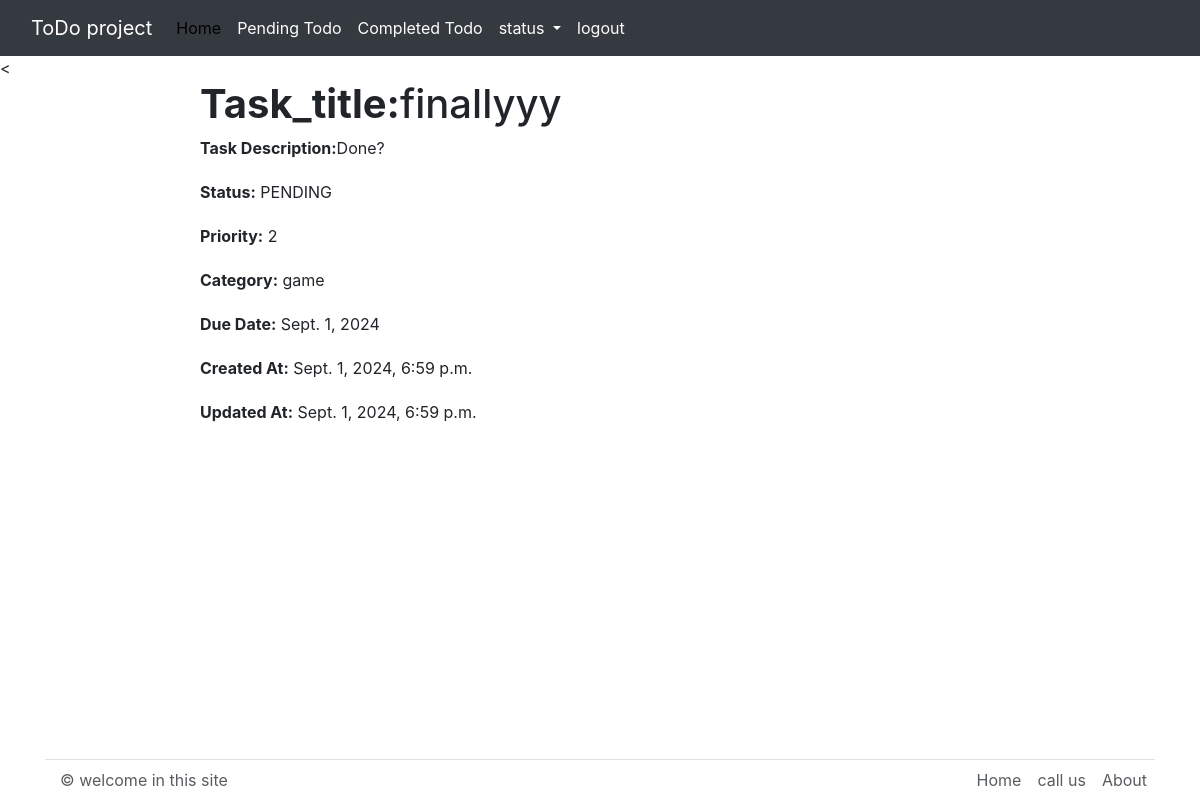
/detailed/7 (signed in), run on the app's committed database.
### main/models.py (models this page shows, shortened)
class Task(models.Model):
    STATUS_CHOICES = [
        ('PENDING' , 'PENDING'),
        ('IN PROGRESS' , 'IN PROGRESS'),
        ('COMPLETED' , 'COMPLETED'),
    ]
    title=models.CharField(max_length = 100)
    description = models.TextField()
    status = models.CharField(max_length = 12 , choices = STATUS_CHOICES , default = 'PENDING')
    priority = models.IntegerField(validators=[MinValueValidator(1) , MaxValueValidator(3)] ,null= True , blank= True)
    due_date = models.DateField(null= True , blank=True)
    created_at = models.DateTimeField(auto_now_add = True)
    updated_at = models.DateTimeField(auto_now_add = True)
    category= models.ForeignKey(Category ,on_delete=models.CASCADE)

class Category(models.Model):
    name = models.CharField(max_length= 50 , unique=True)
    description = models.TextField(null = True , blank=True)
    def __str__(self):
        return self.name

### main/views.py (the view)
# urls.py: path('detailed/<int:id>' , detailed_task , name ="detail"),
@login_required
def detailed_task(request ,id):
    task = Task.objects.get(id=id)
    context = {
        'task':task
    }
    return render(request , 'main/detailed.html' , context)

### templates/main/detailed.html (shortened to what this page needs)
{% extends "main/components/base.html" %}
{% block content %}
<div style="max-width: 800px; margin: 0 auto;">
    <h1><strong>Task_title:</strong>{{ task.title }}</h1>
    <div style="margin-bottom: 20px;">
        <p><strong>Task Description:</strong>{{ task.description }}</p>
    </div>
    <div style="margin-bottom: 20px;">
        <p><strong>Status:</strong> {{ task.status }}</p>
    </div>
    <div style="margin-bottom: 20px;">
        <p><strong>Priority:</strong> {{ task.priority }}</p>
    </div>
    <div style="margin-bottom: 20px;">
        <p><strong>Category:</strong> {{ task.category }}</p>
    </div>
    <div style="margin-bottom: 20px;">
        <p><strong>Due Date:</strong> {{ task.due_date }}</p>
    </div>
    <div style="margin-bottom: 20px;">
        <p><strong>Created At:</strong> {{ task.created_at }}</p>
    </div>
    <div style="margin-bottom: 20px;">
        <p><strong>Updated At:</strong> {{ task.updated_at }}</p>
    </div>
</div>
{% endblock %}

### data on the page
Task: title "finallyyy", description "Done?", status "PENDING", priority "2", category "game", due_date "Sept. 1, 2024", created_at "Sept. 1, 2024, 6:59 p.m.", updated_at "Sept. 1, 2024, 6:59 p.m."
